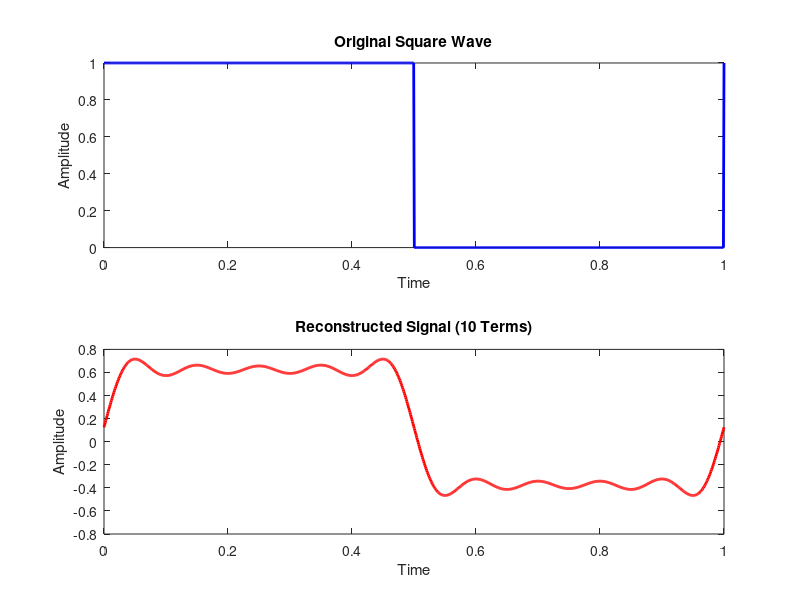

This figure's MATLAB source: (Note: this script raises an error after producing the figure.)
% Define the parameters of the square wave
T = 1;          % Period of the square wave
duty_cycle = 0.5; % Duty cycle of the square wave

% Define the number of terms in the Fourier series
N = 10;

% Define the time vector
t = linspace(0, T, 1000);

% Calculate the Fourier series coefficients
a0 = 0.5 * duty_cycle;
an = zeros(1, N);
bn = zeros(1, N);

% Define the square wave function
square_wave = @(t, duty_cycle) (mod(t, T) < duty_cycle*T) * 1;

for n = 1:N
    an(n) = (2/T) * integral(@(t) square_wave(t, duty_cycle) .* cos(2*pi*n*t/T), 0, T);
    bn(n) = (2/T) * integral(@(t) square_wave(t, duty_cycle) .* sin(2*pi*n*t/T), 0, T);
end

% Calculate the reconstructed signal using the Fourier series
reconstructed_signal = a0/2;

for n = 1:N
    reconstructed_signal = reconstructed_signal + an(n) * cos(2*pi*n*t/T) + bn(n) * sin(2*pi*n*t/T);
end

% Plot the original square wave and the reconstructed signal
figure;
subplot(2, 1, 1);
plot(t, square_wave(t, duty_cycle), 'b', 'LineWidth', 2);
title('Original Square Wave');
xlabel('Time');
ylabel('Amplitude');

subplot(2, 1, 2);
plot(t, reconstructed_signal, 'r', 'LineWidth', 2);
title(['Reconstructed Signal (', num2str(N), ' Terms)']);
xlabel('Time');
ylabel('Amplitude');

sgtitle('Square Wave Fourier Series');

